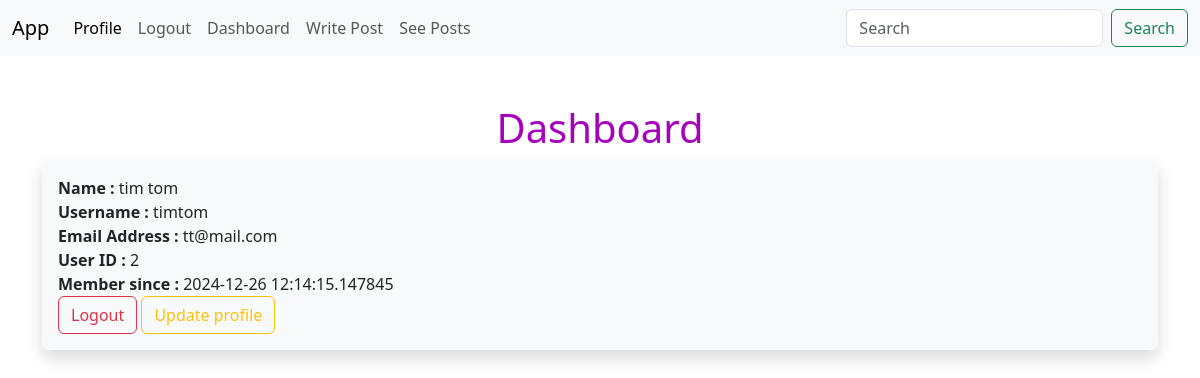
/dashboard (signed in), run on the app's committed database.
### app.py (models this page shows, shortened)
class Users(db.Model, UserMixin):
    id = db.Column(db.Integer, primary_key=True)
    username = db.Column(db.String(20), nullable=False, unique=True)
    name = db.Column(db.String(100), nullable=False)
    email = db.Column(db.String(100), nullable=False, unique=True)
    date_added = db.Column(db.DateTime, default=datetime.now())
    password_hash = db.Column(db.String(128))
    posts = db.Relationship('Posts', backref='poster')
    @property
    def password(self):
        raise AttributeError('Password is not a readable attribute')

### app.py (the view)
@app.route('/dashboard', methods=['GET', 'POST'])
@login_required
def dashboard():
    return render_template('dashboard.html')

### app.py (called while the page is built)
@login_manager.user_loader
def load_user(user_id):
    return Users.query.get(int(user_id))

### templates/dashboard.html (shortened to what this page needs)
{% extends 'base.html' %}
{% block content%}
<center><h1>Dashboard</h1></center>
<div class="shadow p-3 mb-5 bg-body-tertiary rounded">
    <strong>Name : </strong> {{ current_user.name }} <br>
    <strong>Username : </strong>{{ current_user.username }}<br>
    <strong>Email Address : </strong> {{ current_user.email }}<br>
    <strong>User ID : </strong>{{ current_user.id }}<br>
    <strong>Member since : </strong> {{ current_user.date_added }}<br>
    <a href="{{ url_for('logout') }}" class="btn btn-outline-danger">Logout</a>
    <a href="{{ url_for('update', id=current_user.id )}}" class="btn btn-outline-warning">Update profile</a></td>
</div>
{% endblock %}

### static/css/style.css (style rules this page uses)
h1 { color: rgb(166, 0, 188) }

### data on the page
Users: name "tim tom", username "timtom", email "tt@mail.com", id "2", date_added "2024-12-26 12:14:15.147845"
